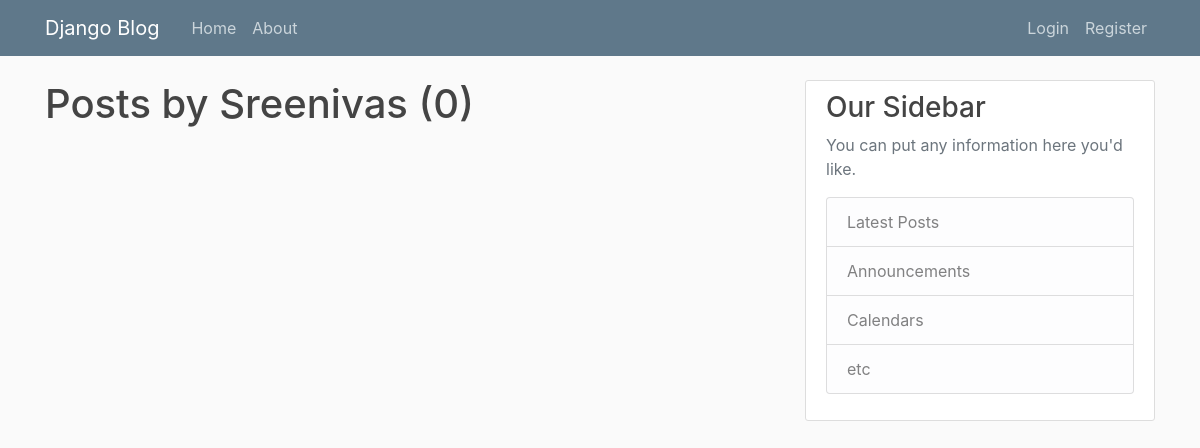
Before: /user/Sreenivas with the older database file.
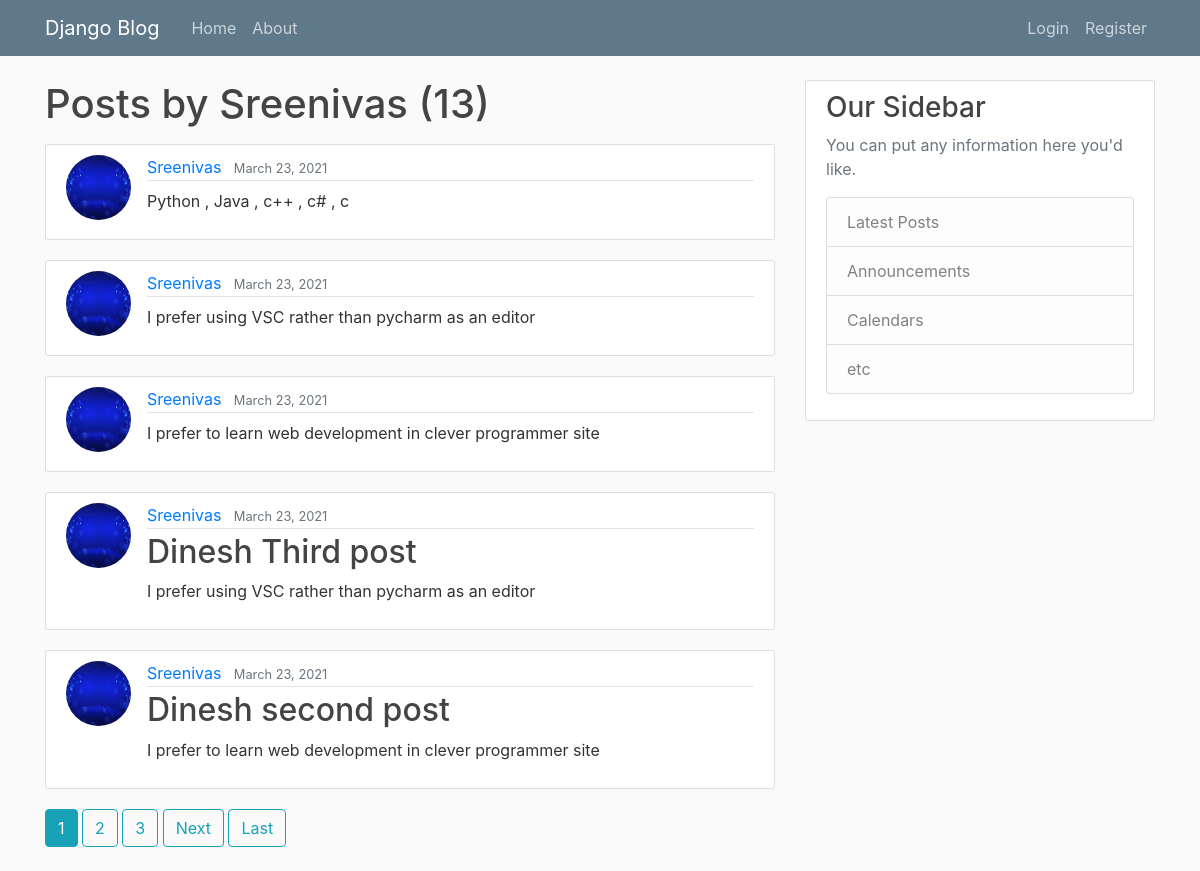
After: the same page with the newer database file.
### blog_app/models.py (models this page shows, shortened)
class Post(models.Model):
    author = models.ForeignKey(User , on_delete=models.CASCADE)
    content = models.TextField()
    title = models.CharField(max_length=100)
    date_posted = models.DateTimeField(default=timezone.now)

### users/models.py (models this page shows, shortened)
class Profile(models.Model):
    user = models.OneToOneField(User,on_delete=models.CASCADE)
    image = models.ImageField(default='default.jpg' , upload_to='profile_pics')

### blog_app/views.py (the view)
# urls.py: path('user/<str:username>', UserPostListView.as_view(),name='user-posts'),
class UserPostListView(ListView):
    model =Post
    template_name = 'blog_app/user_posts.html'  # <app> / <model> _ <viewtype> . html
    context_object_name = 'posts'
    paginate_by = 5
    def get_queryset(self):
        user = get_object_or_404(User, username=self.kwargs.get('username'))
        return Post.objects.filter(author=user).order_by ('-date_posted')

### blog_app/templates/blog_app/user_posts.html (shortened to what this page needs)
{% extends "blog_app/base.html" %}
{% block content %}
  <h1 class="mb-3"> Posts by {{ view.kwargs.username }} ({{ page_obj.paginator.count }})</h1>
  {% for post in posts %}
      <article class="media content-section">
        <img class="rounded-circle article-img" src="{{ post.author.profile.image.url }}">
          <div class="media-body">
            <div class="article-metadata">
              <a class="mr-2" href="{% url 'user-posts' post.author.username %} ">{{ post.author }}</a>
              <small class="text-muted">{{ post.date_posted|date:"F d, Y" }}</small>
            </div>
            <h2><a class="article-title" href="{% url 'post-detail' post.id %}">{{ post.title }}</a></h2>
            <p class="article-content">{{ post.content }}</p>
          </div>
      </article>
  {% endfor %}
  {% if is_paginated %}
    {% for num in page_obj.paginator.page_range %}
      {% if page_obj.number == num %}
       <a class="btn btn-info mb-4" href="?page={{ num }}">{{ num }}</a>
      {% elif num > page_obj.number|add:'-3' and num < page_obj.number|add:'3' %}
       <a class="btn btn-outline-info mb-4" href="?page={{ num }}">{{ num }}</a>
      {% endif %}
    {% endfor %}
    {% if page_obj.has_next %}
       <a class="btn btn-outline-info mb-4" href="?page={{ page_obj.next_page_number }}">Next</a>
       <a class="btn btn-outline-info mb-4" href="?page={{ page_obj.paginator.num_pages }}">Last</a>
    {% endif %}
  {% endif %}
{% endblock content %}

### blog_app/templates/blog_app/base.html (shortened to what this page needs)
{% load static %}
<!DOCTYPE html>
<html lang="en">
<head>
    <link rel="stylesheet" href="https://maxcdn.bootstrapcdn.com/bootstrap/4.0.0/css/bootstrap.min.css">
    <link  rel="stylesheet" type="text/css" href="{% static "blog_app/main.css" %}">
</head>
<body>
        <header class="site-header">
          <nav class="navbar navbar-expand-md navbar-dark bg-steel fixed-top">
            <div class="container">
              <a class="navbar-brand mr-4" href="/">Django Blog</a>
              <div class="collapse navbar-collapse" id="navbarToggle">
                <div class="navbar-nav mr-auto">
                  <a class="nav-item nav-link" href="/">Home</a>
                  <a class="nav-item nav-link" href="/about">About</a>
                </div>
                <div class="navbar-nav">
                  {% if user.is_authenticated %}
                     <a class="nav-item nav-link" href="{% url 'post-create' %}">New Post</a>
                      <a class="nav-item nav-link" href="{% url 'logout' %}">Logout</a>
                      <a class="nav-item nav-link" href="{% url 'profile' %}">Profile</a>
                  {% else %}
                      <a class="nav-item nav-link" href="{% url 'login' %}">Login</a>
                      <a class="nav-item nav-link" href="{% url 'register' %}">Register</a>
                  {% endif %}
                </div>
              </div>
            </div>
          </nav>
        </header>
         <main role="main" class="container">
              <div class="row">
                <div class="col-md-8">
                  {% block content %}{% endblock %}
                </div>
                <div class="col-md-4">
                  <div class="content-section">
                    <h3>Our Sidebar</h3>
                    <p class='text-muted'>You can put any information here you'd like.
                      <ul class="list-group">
                        <li class="list-group-item list-group-item-light">Latest Posts</li>
                        <li class="list-group-item list-group-item-light">Announcements</li>
                        <li class="list-group-item list-group-item-light">Calendars</li>
                        <li class="list-group-item list-group-item-light">etc</li>
                      </ul>
                    </p>
                  </div>
                </div>
              </div>
            </main>
</body>
</html>

### blog_app/static/blog_app/main.css (style rules this page uses)
body { background: #fafafa; color: #333333; margin-top: 5rem; }
h1, h2, h3, h4, h5, h6 { color: #444444; }
ul { margin: 0; }
.bg-steel { background-color: #5f788a; }
.site-header .navbar-nav .nav-link { color: #cbd5db; }
.content-section { background: #ffffff; padding: 10px 20px; border: 1px solid #dddddd; border-radius: 3px; margin-bottom: 20px; }
.article-title { color: #444444; }
.article-content { white-space: pre-line; }
.article-img { height: 65px; width: 65px; margin-right: 16px; }
.article-metadata { padding-bottom: 1px; margin-bottom: 4px; border-bottom: 1px solid #e3e3e3 }

Changed rows visible on the page:
added Post: author.profile.image (placeholder picture), author "Sreenivas", date_posted "March 23, 2021", content "Python , Java , c++ , c# , c"
added Post: author.profile.image (placeholder picture), author "Sreenivas", date_posted "March 23, 2021", content "I prefer using VSC rather than pycharm as an editor"
added Post: author.profile.image (placeholder picture), author "Sreenivas", date_posted "March 23, 2021", content "I prefer to learn web development in clever programmer site"
added Post: author.profile.image (placeholder picture), author "Sreenivas", date_posted "March 23, 2021", title "Dinesh Third post", content "I prefer using VSC rather than pycharm as an editor"
added Post: author.profile.image (placeholder picture), author "Sreenivas", date_posted "March 23, 2021", title "Dinesh second post", content "I prefer to learn web development in clever programmer site"
Other visible differences:
{{ page_obj.paginator.count }}: "0" → "13"
new list line: "1"
new list line: "2"
new list line: "3"
text now shown: "Next Last"
